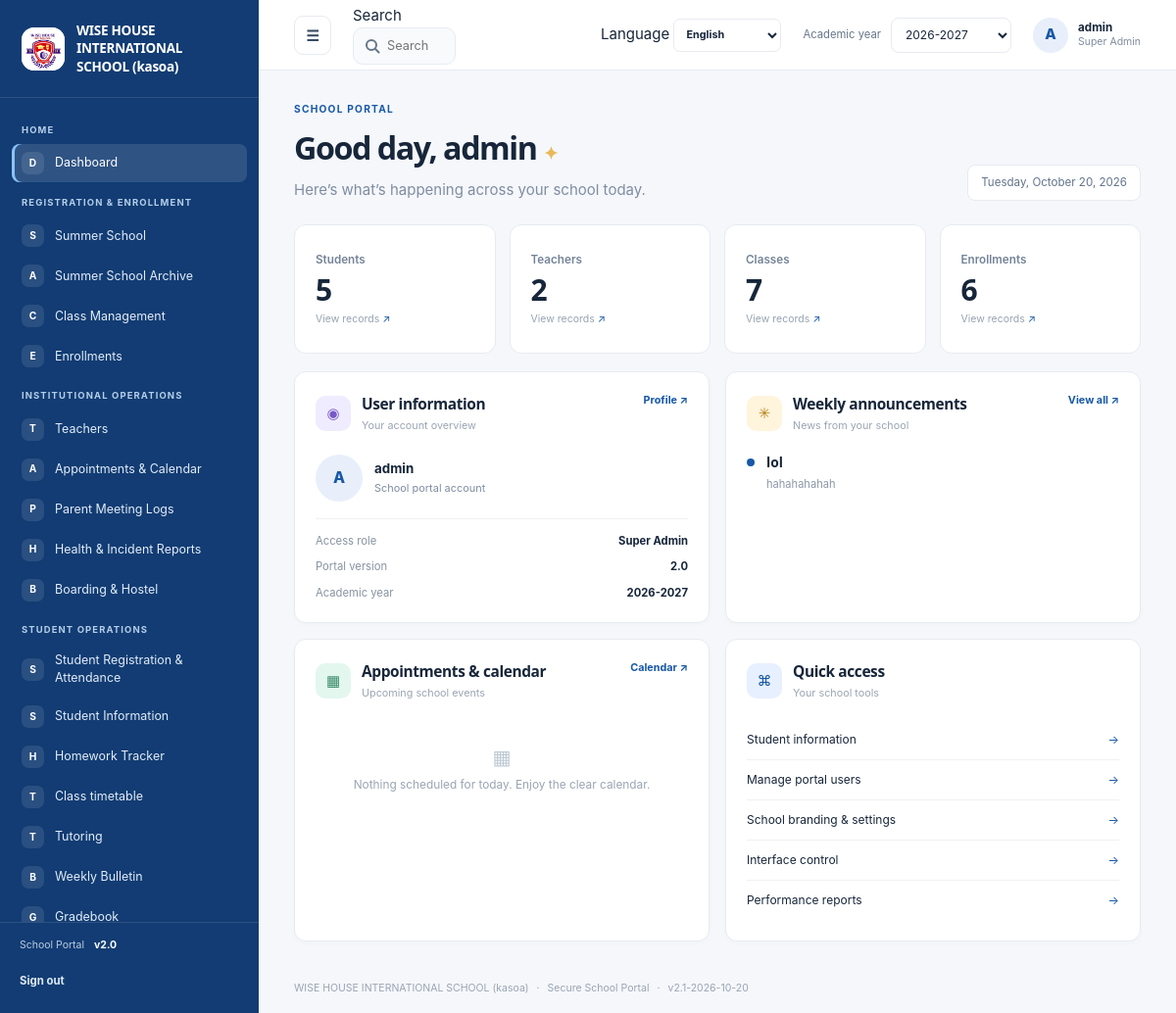
The page / (signed in) on the database its author committed.
### tables this page shows
CREATE TABLE settings (
    key TEXT PRIMARY KEY,
    value TEXT NOT NULL
);

CREATE TABLE navigation_items (
    id INTEGER PRIMARY KEY AUTOINCREMENT,
    category TEXT NOT NULL,
    title TEXT NOT NULL,
    icon TEXT NOT NULL DEFAULT 'circle',
    url_endpoint TEXT NOT NULL,
    route_arg TEXT NOT NULL DEFAULT '',
    is_active INTEGER NOT NULL DEFAULT 1 CHECK (is_active IN (0, 1)),
    display_order INTEGER NOT NULL DEFAULT 0
);

CREATE TABLE users (
    id INTEGER PRIMARY KEY AUTOINCREMENT,
    username TEXT NOT NULL UNIQUE,
    password_hash TEXT NOT NULL,
    role TEXT NOT NULL DEFAULT 'manager'
      CHECK (role IN (
        'super_admin', 'admin', 'manager', 'teacher', 'student', 'parent',
        'health_officer', 'boarding_master'
      )),
    email TEXT UNIQUE,
    teacher_id INTEGER REFERENCES teachers(id) ON DELETE CASCADE,
    student_id INTEGER REFERENCES students(id) ON DELETE CASCADE,
    is_active INTEGER NOT NULL DEFAULT 1 CHECK (is_active IN (0, 1))
);

CREATE TABLE announcements (
    id INTEGER PRIMARY KEY AUTOINCREMENT,
    title TEXT NOT NULL,
    body TEXT NOT NULL,
    published_at TEXT NOT NULL DEFAULT CURRENT_TIMESTAMP
, period TEXT NOT NULL DEFAULT 'weekly', expires_at TEXT NOT NULL DEFAULT '', expiry_custom INTEGER NOT NULL DEFAULT 0, archived_at TEXT NOT NULL DEFAULT '', archive_reason TEXT NOT NULL DEFAULT '');

### school_system/views.py (the view, shortened to what this page needs)
@bp.get("/")
@roles_required(*ROLES)
def dashboard():
    user = _current_user()
    db = get_db()
    module_states = _module_states(db)
    teacher_courses = []
    counts = {}
    if user["role"] == "teacher":
        teacher_courses = db.execute(
            "SELECT c.id, c.name, c.code FROM courses c WHERE c.teacher_id = ? ORDER BY c.name",
            (user["teacher_id"],),
        ).fetchall() if user["teacher_id"] else []
        course_ids = [course["id"] for course in teacher_courses]
        if course_ids:
            marks = ",".join("?" for _ in course_ids)
            counts = {
                "My classes": len(course_ids),
                "My students": db.execute(
                    f"SELECT COUNT(DISTINCT student_id) FROM enrollments WHERE course_id IN ({marks})",
                    course_ids,
                ).fetchone()[0],
                "Exam results": db.execute(
                    f"SELECT COUNT(*) FROM grades g JOIN enrollments e ON e.id=g.enrollment_id WHERE e.course_id IN ({marks})",
                    course_ids,
                ).fetchone()[0],
                "Attendance records": db.execute(
                    f"SELECT COUNT(*) FROM attendance a JOIN enrollments e ON e.id=a.enrollment_id WHERE e.course_id IN ({marks})",
                    course_ids,
                ).fetchone()[0],
            }
    elif user["role"] in {"super_admin", "manager", "admin"}:
        counts = {
            "Students": db.execute("SELECT COUNT(*) FROM students").fetchone()[0],
            "Teachers": db.execute("SELECT COUNT(*) FROM teachers WHERE email <> 'unassigned@school.invalid'").fetchone()[0],
            "Classes": db.execute("SELECT COUNT(*) FROM courses").fetchone()[0],
            "Enrollments": db.execute("SELECT COUNT(*) FROM enrollments").fetchone()[0],
        }
    else:
        counts = {}
    if not module_states["attendance"]:
        counts.pop("Attendance records", None)
    if not module_states["teachers"]:
        counts.pop("Teachers", None)
    staff_user = user["role"] in STAFF_ROLES
    _archive_expired_bulletins(db)
    _sync_class_enrollments(db)
    announcements = db.execute(
        "SELECT title, body FROM announcements WHERE archived_at='' "
        "ORDER BY published_at DESC LIMIT 3"
    ).fetchall() if staff_user else []
    appointments = db.execute(
        "SELECT title, starts_at, notes FROM appointments "
        "WHERE date(starts_at) >= date('now') ORDER BY starts_at LIMIT 5"
    ).fetchall() if staff_user else []
    return render_template(
        "dashboard.html",
        user=user,
        role_label=ROLE_LABELS[user["role"]],
        greeting="Good morning" if user["role"] == "teacher" else "Good day",
        greeting_name=user["teacher_name"] if user["role"] == "teacher" else user["username"],
        counts=counts,
        announcements=announcements,
        appointments=appointments,
        teacher_courses=teacher_courses,
        hidden=_hidden_blocks(db),
        custom_blocks=_dashboard_custom_blocks(db, user["role"]),
        groups=PORTAL_GROUPS,
        index_layout=_index_layout(
            (
                db.execute(
                    "SELECT value FROM settings WHERE key='index_layout'"
                ).fetchone() or {"value": "modern_grid"}
            )["value"]
        ),
    )

### school_system/templates/dashboard.html (shortened to what this page needs)
{% extends "base.html" %}
{% from "_custom_blocks.html" import render_custom_blocks with context %}
{% block content %}
  {% if 'welcome' not in hidden %}<section class="welcome-row"><div><span class="eyebrow">SCHOOL PORTAL</span><h1>{{ greeting|translate(language) }}, {{ greeting_name or user.username }} <span aria-hidden="true">✦</span></h1><p class="muted">{{ site_settings.index_welcome_text or "Here’s what’s happening across your school today." }}</p></div><div class="today-date">{{ current_date }}</div></section>{% endif %}
  {% if counts and 'stats' not in hidden %}
    <section class="metric-grid{% if index_layout == 'classic_list' %} dashboard-classic{% elif index_layout == 'minimal_dashboard' %} dashboard-minimal{% endif %}" aria-label="School overview">
      {% for label, count in counts.items() %}
        {% if ('stat_' ~ (label|lower|replace(' ','_'))) not in hidden %}
        <a class="metric-card" href="{{ url_for('views.manage', resource={'Students':'students','Teachers':'teachers','Classes':'courses','Enrollments':'enrollments','Exam results':'grades','Attendance records':'attendance','My classes':'courses','My students':'students'}.get(label, 'students')) }}">
          <span class="metric-label">{{ label|translate(language) }}</span><strong>{{ count }}</strong><span class="metric-note">View records <span aria-hidden="true">↗</span></span>
        </a>
        {% endif %}
      {% endfor %}
    </section>
  {% endif %}
  <section class="dashboard-grid{% if index_layout == 'classic_list' %} dashboard-classic{% elif index_layout == 'minimal_dashboard' %} dashboard-minimal{% endif %}">
    {% if 'user_info' not in hidden %}
    <article class="portal-card user-info-card">
      <div class="card-heading"><div><span class="card-icon lavender">◉</span><div><h2>{{ 'User information'|translate(language) }}</h2><p>{{ 'Your account overview'|translate(language) }}</p></div></div><a href="{{ url_for('views.profile') }}" class="text-link">{{ 'Profile'|translate(language) }} ↗</a></div>
      <div class="user-summary">{% if user.teacher_picture %}<img class="avatar avatar-large profile-thumb" src="{{ url_for('views.profile_image', filename=user.teacher_picture) }}" alt="Teacher profile picture">{% else %}<span class="avatar avatar-large">{{ (user.teacher_name or user.username)[:1]|upper }}</span>{% endif %}<div><strong>{{ greeting_name or user.username }}</strong><span>{{ user.email or 'School portal account' }}</span></div></div>
      <dl class="info-list"><div><dt>{{ 'Access role'|translate(language) }}</dt><dd>{{ role_label }}</dd></div><div><dt>{{ 'Portal version'|translate(language) }}</dt><dd>2.0</dd></div><div><dt>{{ 'Academic year'|translate(language) }}</dt><dd>{{ request.args.get('year', academic_year) }}</dd></div></dl>
    </article>
    {% endif %}
    {% if 'announcements' not in hidden %}
    <article class="portal-card announcements-card">
      <div class="card-heading"><div><span class="card-icon gold">✳</span><div><h2>{{ 'Weekly announcements'|translate(language) }}</h2><p>{{ 'News from your school'|translate(language) }}</p></div></div>{% if role_label in ['Super Admin', 'Manager', 'Admin', 'Teacher'] %}<a href="{{ url_for('views.portal', module='bulletin') }}" class="text-link">View all ↗</a>{% endif %}</div>
      {% if announcements %}<div class="announcement-list">{% for item in announcements %}<article class="announcement-item"><span class="announcement-dot"></span><div><h3>{{ item.title }}</h3><p>{{ item.body }}</p></div></article>{% endfor %}</div>
      {% else %}<div class="card-empty"><span>✳</span><p>No announcements have been posted yet.</p></div>{% endif %}
    </article>
    {% endif %}
    {% if 'appointments' not in hidden %}
    <article class="portal-card appointments-card">
      <div class="card-heading"><div><span class="card-icon mint">▦</span><div><h2>{{ 'Appointments & calendar'|translate(language) }}</h2><p>{{ 'Upcoming school events'|translate(language) }}</p></div></div>{% if role_label in ['Super Admin', 'Manager', 'Admin'] %}<a href="{{ url_for('views.portal', module='appointments') }}" class="text-link">Calendar ↗</a>{% endif %}</div>
      {% if appointments %}<div class="event-list">{% for event in appointments %}<div class="event-item"><span class="event-date">{{ event.starts_at[:10] }}</span><div><h3>{{ event.title }}</h3><p>{{ event.starts_at[11:16] }}{% if event.notes %} · {{ event.notes }}{% endif %}</p></div></div>{% endfor %}</div>
      {% else %}<div class="card-empty"><span>▦</span><p>Nothing scheduled for today. Enjoy the clear calendar.</p></div>{% endif %}
    </article>
    {% endif %}
    {% if 'shortcuts' not in hidden %}
    {% if user.role == 'teacher' %}
      <article class="portal-card class-card"><div class="card-heading"><div><span class="card-icon blue">▤</span><div><h2>My classes</h2><p>Classes assigned to your account</p></div></div></div>
        {% if teacher_courses %}<div class="class-list">{% for course in teacher_courses %}<div class="class-row"><span>{{ course.name }}</span><b>{{ course.code }}</b></div>{% endfor %}</div>{% else %}<p class="muted">No classes have been assigned to your teacher account.</p>{% endif %}
      </article>
    {% else %}
      <article class="portal-card shortcuts-card"><div class="card-heading"><div><span class="card-icon blue">⌘</span><div><h2>Quick access</h2><p>Your school tools</p></div></div></div>
        <div class="shortcut-list">
          {% if user.role in ('super_admin','admin','manager') %}<a href="{{ url_for('views.manage', resource='students') }}">Student information <span>→</span></a>{% endif %}
          {% if user.role == 'super_admin' %}<a href="{{ url_for('views.users') }}">Manage portal users <span>→</span></a><a href="{{ url_for('views.settings') }}">School branding & settings <span>→</span></a><a href="{{ url_for('views.interface_settings') }}">Interface control <span>→</span></a>{% endif %}
          {% if user.role in ('manager','admin','super_admin') %}<a href="{{ url_for('views.manage', resource='grades') }}">Performance reports <span>→</span></a>{% endif %}
        </div>
      </article>
    {% endif %}
    {% endif %}
  </section>
{% endblock %}

### school_system/templates/base.html (shortened to what this page needs)
<!doctype html>
<html lang="{{ language or 'en' }}" dir="{{ 'rtl' if language in ('ar',) else 'ltr' }}">
  <head>
    <link rel="stylesheet" href="{{ url_for('static', filename='style.css') }}">
    <link rel="stylesheet" href="{{ url_for('static', filename='portal.css') }}">
  </head>
  <body class="{% block body_class %}portal-body{% endblock %}">
    {% if session.get('user_id') and not public_page|default(false) %}
      <div class="portal-shell" id="portal-shell">
        <aside class="sidebar" id="sidebar" style="background-color: {{ site_settings.sidebar_color }};">
          <a class="school-brand" href="{{ url_for('views.dashboard') }}">
            <span class="school-logo">
              {% if brand_settings.get('logo_filename') %}
                <img src="{{ url_for('views.uploaded_logo', filename=brand_settings.get('logo_filename')) }}" alt="{{ school_name }} logo">
              {% else %}<span class="logo-mark">W</span>{% endif %}
            </span>
            <span class="school-name">{{ school_name }}</span>
          </a>
          <div class="sidebar-scroll" data-scroll-keep="sidebar" data-scroll-global>
            {% set nav_state = namespace(category=None) %}
            {% for item in nav_items %}
              {% if item.category != nav_state.category %}
                {% if not loop.first %}</section>{% endif %}
                <section class="nav-group"><p class="nav-heading">{{ item.category }}</p>
                {% set nav_state.category = item.category %}
              {% endif %}
              <a class="nav-link {% if request.endpoint == item.url_endpoint and (not item.get('resource') or request.view_args.get('resource') == item.get('resource')) %}active{% endif %}"
                href="{{ url_for(item.url_endpoint, resource=item.resource) if item.get('resource') else url_for(item.url_endpoint, module=item.module) if item.get('module') else url_for(item.url_endpoint) }}">
                <span class="nav-icon" aria-hidden="true">{{ item.icon[:1]|upper }}</span><span>{{ item.title }}</span>
              </a>
            {% endfor %}
            {% if nav_items %}</section>{% endif %}
          </div>
          <div class="sidebar-footer">
            <span class="sidebar-version">School Portal <b>v2.0</b></span>
            <form action="{{ url_for('auth.logout') }}" method="post">
              <button class="sidebar-logout" type="submit">{{ 'Sign out'|translate(language) }}</button>
            </form>
          </div>
        </aside>
        <div class="portal-main">
          <header class="topbar">
            <button class="icon-button menu-toggle" id="menu-toggle" type="button" aria-label="Toggle navigation" aria-expanded="true">☰</button>
            {% include "_global_search.html" %}
            <form class="language-select" method="post" action="{{ url_for('views.change_language') }}">
              <label for="portal-language" class="sr-only">Language</label>
              <select id="portal-language" name="language" aria-label="Language" onchange="this.form.submit()">
                {% for code, label in languages.items() %}
                  <option value="{{ code }}" {% if language == code %}selected{% endif %}>{{ label }}</option>
                {% endfor %}
              </select>
            </form>
            <form class="year-select" method="get" action="{{ url_for('views.dashboard') }}">
              <label for="academic-year">{{ 'Academic year'|translate(language) }}</label>
              <select id="academic-year" name="year" onchange="this.form.submit()">
                {% set year = request.args.get('year', academic_year) %}
                {% for option in academic_year_options %}
                  <option value="{{ option }}" {% if year == option %}selected{% endif %}>{{ option }}</option>
                {% endfor %}
              </select>
            </form>
            <a class="profile-chip" href="{{ url_for('views.profile') }}" aria-label="User profile">
              <span class="avatar">{{ session.get('username', 'U')[:1]|upper }}</span>
              <span class="profile-copy"><b>{{ session.get('username') }}</b><small>{{ role_label }}</small></span>
            </a>
          </header>
          <main class="page-content">
            {% block content %}{% endblock %}
          </main>
          <footer class="page-footer">{{ school_name }} <span>·</span> Secure School Portal <span>·</span> v{{ app_version }}</footer>
        </div>
      </div>
    {% else %}
      {% for category, message in get_flashed_messages(with_categories=true) %}
        <p class="flash {{ category }} login-flash" role="status">{{ message|translate(language) }}</p>
      {% endfor %}
      {% block public_content %}{% endblock %}
    {% endif %}
  </body>
</html>

### school_system/templates/_global_search.html (shortened to what this page needs)
<div class="global-search" role="search">
  <label for="global-search-input" class="sr-only">{{ 'Search'|translate(language) }}</label>
  <input id="global-search-input" type="search" autocomplete="off" maxlength="60"
    placeholder="{{ 'Search students, teachers, pages…'|translate(language) }}" aria-controls="gs-panel" aria-expanded="false">
</div>

### rows shown on the page
settings: value (picture)
settings: value "WISE HOUSE INTERNATIONAL SCHOOL (kasoa)"
navigation_items: category "HOME", icon "D", title "Dashboard"
navigation_items: category "REGISTRATION & ENROLLMENT", icon "S", title "Summer School"
navigation_items: icon "A", title "Summer School Archive"
navigation_items: icon "C", title "Class Management"
navigation_items: icon "E", title "Enrollments"
navigation_items: category "INSTITUTIONAL OPERATIONS", icon "T", title "Teachers"
navigation_items: icon "A", title "Appointments & Calendar"
navigation_items: icon "P", title "Parent Meeting Logs"
navigation_items: icon "H", title "Health & Incident Reports"
navigation_items: icon "B", title "Boarding & Hostel"
navigation_items: category "STUDENT OPERATIONS", icon "S", title "Student Registration & Attendance"
navigation_items: icon "S", title "Student Information"
navigation_items: icon "H", title "Homework Tracker"
navigation_items: icon "T", title "Class timetable"
navigation_items: icon "T", title "Tutoring"
navigation_items: icon "B", title "Weekly Bulletin"
navigation_items: icon "G", title "Gradebook"
settings: value "Sign out", value "Search", value "Search students, teachers, pages…", language "English", value "Academic year", value "Good day", counts "Students" "Teachers" "Classes" "Enrollments", value "User information", value "Your account overview", value "Profile", value "Access role", value "Portal version", value "Weekly announcements", value "News from your school", value "Appointments & calendar", value "Upcoming school events"
settings: year "2026-2027", args.get "2026-2027"
users: username "A", get "admin", username "admin"
announcements: title "lol", body "hahahahahah"

### other values the page prints
{{ role_label }} "Super Admin"
{{ current_date }} "Tuesday, October 20, 2026"
{{ count }} "5" "2" "7" "6"
{{ user.email or 'School portal account' }} "School portal account"
{{ app_version }} "2.1-2026-10-20"
